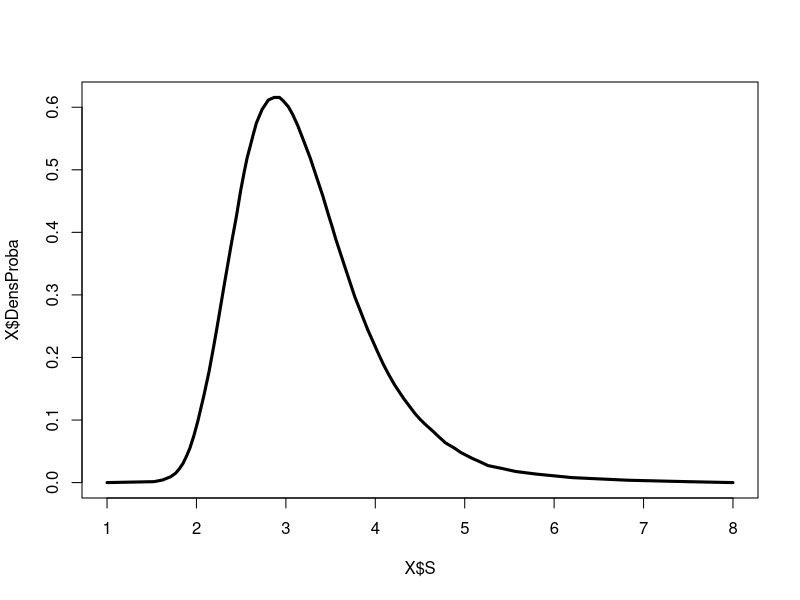

This figure's R source:
################################################################################
# Estimate relative likelihood of the 10 climate models (AOGCMs) given their
# Equilibrium Climate Sensitivity (ECS) and the probability distribution of 
# Earth’s climate sensitivity inferred by Sherwood et al. (2020)
#
# Y-M Bozec, University of Queensland (y.bozec@uq.edu.au)
# April 2024
################################################################################

library(ggplot2); library(plotrix) ; library(ggthemes); library(patchwork); 
library(grid);

rm(list=ls())
graphics.off()

# Load curve digitalised from sherwood et al. (2020) using Engauge Digitizer.
# Data gives the baseline posterior probability density function (PDF)
# of the effective climate sensitivity (S).
X = read.table("Likelihood_Sherwood.csv", header=T, sep=",") 

# Correct for DensProba = 0 at ECS = 1 and ECS = 8
X$S[1] = 1 ; X$DensProba[1] = 0
X$S[70] = 8 ; X$DensProba[70] = 0

plot(X$S,X$DensProba,'l',lwd=3)

# Capture curve fit
M = loess(X$DensProba~X$S,span=0.1)

# List of available AOGCMs
GCM_names = c("CNRM-ESM2-1", "EC-Earth3-Veg", "IPSL-CM6A-LR", "MRI-ESM2-0", "UKESM1-0-LL", 
         "GFDL-ESM4", "MIROC-ES2L", "MPI-ESM1-2-HR", "MIROC6", "NorESM2-LM")

# Their associated ECS (Tokarska et al 2020)
GCM_ECS = c(4.7, 4.3, 4.5, 3.1, 5.3, 2.6, 2.7, 3.0, 2.6, 2.6)

# Capture relative likelihood of each GCM to be used as weight when building ensemble scenarios
GCM_lik = predict(M, GCM_ECS)
# Note that the density of probability at a specific S value doesn't represent the probability associated to that S. 
# The PDF describes the relative likelihood of the random variable falling within a particular range of values.
# While we can make relative comparisons between different values based on their density function values, we can't
# directly infer actual probabilities without integrating over intervals.
# Here, we are solely interested in comparing the relative likelihood of different values based on their PDF values

## Draw resulting figure
AxisFontSize = 18
TickFontsize = 14
LabelxSize = 5

I = which(GCM_ECS>2.8)

P1 = ggplot()+ theme_bw() + 
  geom_line(aes(x=X$S,y=X$DensProba), linewidth = 2, col='Coral2') +
  scale_x_continuous(limits = c(1,8),expand = c(0.025, 0.025)) +
  labs(x="Climate sensitivity (°C)",y='Density of probability')+
  geom_point(aes(x=GCM_ECS,y=GCM_lik), size = 4, col='black') +
  annotate(geom = 'text', x = GCM_ECS[I], y = GCM_lik[I], label = GCM_names[I], size = LabelxSize, hjust = -0.1, vjust = -0.1) +
  annotate(geom = 'text', x = GCM_ECS[7], y = GCM_lik[7], label = GCM_names[7], size = LabelxSize, hjust = 1.1, vjust = -0.1) +
  annotate(geom = 'text', x = GCM_ECS[9], y = GCM_lik[9], label = GCM_names[9], size = LabelxSize, hjust = -0.15, vjust = 0.8) +
  annotate(geom = 'text', x = GCM_ECS[6], y = GCM_lik[6], label = GCM_names[6], size = LabelxSize, hjust = 1.1, vjust = 1.6) +
  annotate(geom = 'text', x = GCM_ECS[10], y = GCM_lik[10], label = GCM_names[10], size =LabelxSize, hjust = 1.1, vjust = -0.4) +
  theme(axis.ticks = element_line(linewidth = 0.5), axis.text = element_text(size=TickFontsize), axis.title = element_text(size=AxisFontSize)) +
  theme(axis.title.x = element_text(margin=margin(t=10)), #add margin to x-axis title
        axis.title.y = element_text(margin=margin(r=10,l=20))) #add margin to y-axis title

ggsave('FIG_REL_LIKELIHOOD.png', P1, width = 8, height =5) 
